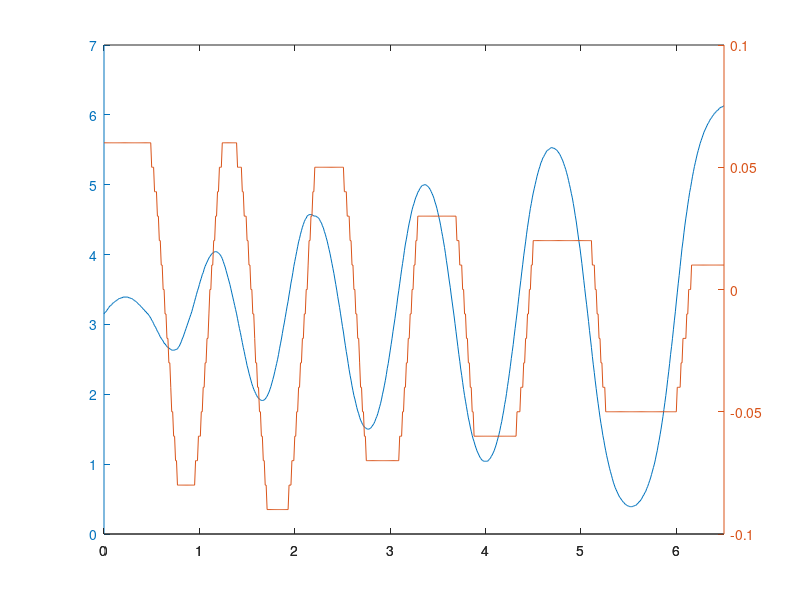

Write MATLAB code to recreate this figure.
data = dlmread('SwingupTestData2ndMethod.txt', ' ');

t = 0:0.01:(size(data,1)-1) * 0.01;

figure
plotyy(t, data(:,1)+pi, t, data(:,2));
